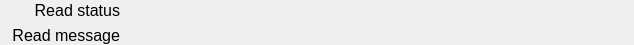
        <widget class="PyDMFrame" name="composite_1">
          <property name="geometry">
            <rect>
              <x>426</x>
              <y>271</y>
              <width>634</width>
              <height>45</height>
            </rect>
          </property>
          <property name="sizePolicy">
            <sizepolicy hsizetype="Ignored" vsizetype="Ignored">
              <horstretch>0</horstretch>
              <verstretch>0</verstretch>
            </sizepolicy>
          </property>
          <layout class="QGridLayout" name="gridLayout_1" columnstretch="10,110,9,120,385" rowstretch="20,5,3,14,3">
            <property name="leftMargin">
              <number>0</number>
            </property>
            <property name="topMargin">
              <number>0</number>
            </property>
            <property name="rightMargin">
              <number>0</number>
            </property>
            <property name="bottomMargin">
              <number>0</number>
            </property>
            <property name="horizontalSpacing">
              <number>0</number>
            </property>
            <property name="verticalSpacing">
              <number>0</number>
            </property>
            <item row="0" column="1">
              <widget class="QLabel" name="text_9">
                <property name="geometry">
                  <rect>
                    <x>10</x>
                    <y>0</y>
                    <width>110</width>
                    <height>20</height>
                  </rect>
                </property>
                <property name="sizePolicy">
                  <sizepolicy hsizetype="Ignored" vsizetype="Ignored">
                    <horstretch>0</horstretch>
                    <verstretch>0</verstretch>
                  </sizepolicy>
                </property>
                <property name="text">
                  <string>Read status</string>
                </property>
                <property name="font">
                  <font>
                    <pointsize>12</pointsize>
                  </font>
                </property>
                <property name="brush" stdset="0">
                  <brush brushstyle="SolidPattern">
                    <color alpha="255">
                      <red>0</red>
                      <green>0</green>
                      <blue>0</blue>
                    </color>
                  </brush>
                </property>
                <property name="toolTip">
                  <string>text_9</string>
                </property>
                <property name="alignment">
                  <set>Qt::AlignRight|Qt::AlignTrailing|Qt::AlignVCenter</set>
                </property>
                <property name="styleSheet">
                  <string notr="true">QLabel#text_9 {
  color: rgb(0, 0, 0);
  }</string>
                </property>
              </widget>
            </item>
            <item row="0" column="3">
              <widget class="PyDMLabel" name="text_update_7">
                <property name="geometry">
                  <rect>
                    <x>129</x>
                    <y>0</y>
                    <width>120</width>
                    <height>20</height>
                  </rect>
                </property>
                <property name="sizePolicy">
                  <sizepolicy hsizetype="Ignored" vsizetype="Ignored">
                    <horstretch>0</horstretch>
                    <verstretch>0</verstretch>
                  </sizepolicy>
                </property>
                <property name="toolTip">
                  <string>PV: ${P}${R}WriteStatus</string>
                </property>
                <property name="channel" stdset="0">
                  <string>ca://${P}${R}WriteStatus</string>
                </property>
                <property name="displayFormat" stdset="0">
                  <enum>PyDMLabel::String</enum>
                </property>
                <property name="font">
                  <font>
                    <pointsize>12</pointsize>
                  </font>
                </property>
                <property name="alignment">
                  <set>Qt::AlignLeading|Qt::AlignLeft|Qt::AlignVCenter</set>
                </property>
                <property name="textInteractionFlags">
                  <set>Qt::TextSelectableByKeyboard|Qt::TextSelectableByMouse</set>
                </property>
                <property name="styleSheet">
                  <string notr="true">PyDMLabel#text_update_7 {
  color: rgb(40, 147, 21);
  background-color: rgb(187, 187, 187);
  }</string>
                </property>
              </widget>
            </item>
            <item row="2" column="0" rowspan="3" colspan="2">
              <widget class="QLabel" name="text_10">
                <property name="geometry">
                  <rect>
                    <x>0</x>
                    <y>25</y>
                    <width>120</width>
                    <height>20</height>
                  </rect>
                </property>
                <property name="sizePolicy">
                  <sizepolicy hsizetype="Ignored" vsizetype="Ignored">
                    <horstretch>0</horstretch>
                    <verstretch>0</verstretch>
                  </sizepolicy>
                </property>
                <property name="text">
                  <string>Read message</string>
                </property>
                <property name="font">
                  <font>
                    <pointsize>12</pointsize>
                  </font>
                </property>
                <property name="brush" stdset="0">
                  <brush brushstyle="SolidPattern">
                    <color alpha="255">
                      <red>0</red>
                      <green>0</green>
                      <blue>0</blue>
                    </color>
                  </brush>
                </property>
                <property name="toolTip">
                  <string>text_10</string>
                </property>
                <property name="alignment">
                  <set>Qt::AlignRight|Qt::AlignTrailing|Qt::AlignVCenter</set>
                </property>
                <property name="styleSheet">
                  <string notr="true">QLabel#text_10 {
  color: rgb(0, 0, 0);
  }</string>
                </property>
              </widget>
            </item>
            <item row="3" column="3" colspan="2">
              <widget class="PyDMLabel" name="text_update_8">
                <property name="geometry">
                  <rect>
                    <x>129</x>
                    <y>28</y>
                    <width>505</width>
                    <height>14</height>
                  </rect>
                </property>
                <property name="sizePolicy">
                  <sizepolicy hsizetype="Ignored" vsizetype="Ignored">
                    <horstretch>0</horstretch>
                    <verstretch>0</verstretch>
                  </sizepolicy>
                </property>
                <property name="toolTip">
                  <string>PV: ${P}${R}WriteMessage</string>
                </property>
                <property name="channel" stdset="0">
                  <string>ca://${P}${R}WriteMessage</string>
                </property>
                <property name="displayFormat" stdset="0">
                  <enum>PyDMLabel::String</enum>
                </property>
                <property name="font">
                  <font>
                    <pointsize>8</pointsize>
                  </font>
                </property>
                <property name="alignment">
                  <set>Qt::AlignLeading|Qt::AlignLeft|Qt::AlignVCenter</set>
                </property>
                <property name="textInteractionFlags">
                  <set>Qt::TextSelectableByKeyboard|Qt::TextSelectableByMouse</set>
                </property>
                <property name="styleSheet">
                  <string notr="true">PyDMLabel#text_update_8 {
  color: rgb(253, 0, 0);
  background-color: rgb(218, 218, 218);
  }</string>
                </property>
              </widget>
            </item>
          </layout>
        </widget>
